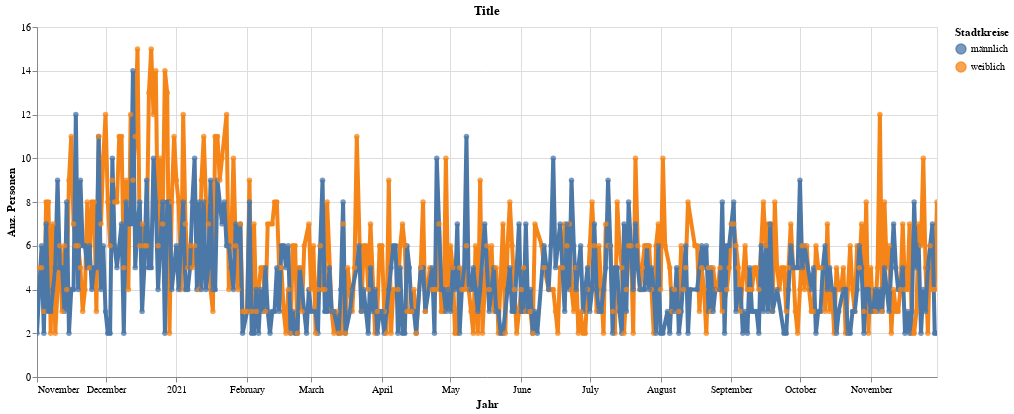

This figure's notebook cell:
### Code cell
highlight = alt.selection(type='single', on='mouseover',
                          fields=['KreisLang'], nearest=True)
#x='date:StichtagDatJahr',
base = alt.Chart(myAgg.reset_index().query('sum_WBev>1'), title="Title").encode(
    x=alt.X('GueltigAbDat', axis=alt.Axis(title='Jahr'))# , axis=alt.Axis(format='%', title='percentage')
    , y=alt.X('sum_WBev', axis=alt.Axis(title='Anz. Personen'))
    , color=alt.Color('SexLang', legend=alt.Legend(title="Stadtkreise", orient="right"))  
    ,tooltip=['GueltigAbDat', 'SexLang', 'sum_WBev']    
)
points = base.mark_circle().encode(
    opacity=alt.value(0.75)
).add_selection(
    highlight
).properties(
    width=900 , height=350
)
lines = base.mark_line().encode(
    size=alt.condition(~highlight, alt.value(0.5), alt.value(4))
).interactive()

lines + points

### Figure 1 — Vega-Lite specification as saved in the notebook (floating-point values rounded to 4 significant figures; data arrays with more than 128 entries replaced by an {"elided": "..."} marker saying what was removed)
{"config": {"view": {"continuousWidth": 400, "continuousHeight": 300}}, "layer": [{"mark": "line", "encoding": {"color": {"type": "nominal", "field": "SexLang", "legend": {"orient": "right", "title": "Stadtkreise"}}, "size": {"condition": {"value": 0.5, "selection": {"not": "selector041"}}, "value": 4}, "tooltip": [{"type": "temporal", "field": "GueltigAbDat"}, {"type": "nominal", "field": "SexLang"}, {"type": "quantitative", "field": "sum_WBev"}], "x": {"type": "temporal", "axis": {"title": "Jahr"}, "field": "GueltigAbDat"}, "y": {"type": "quantitative", "axis": {"title": "Anz. Personen"}, "field": "sum_WBev"}}, "selection": {"selector042": {"type": "interval", "bind": "scales", "encodings": ["x", "y"]}}, "title": "Title"}, {"mark": "circle", "encoding": {"color": {"type": "nominal", "field": "SexLang", "legend": {"orient": "right", "title": "Stadtkreise"}}, "opacity": {"value": 0.75}, "tooltip": [{"type": "temporal", "field": "GueltigAbDat"}, {"type": "nominal", "field": "SexLang"}, {"type": "quantitative", "field": "sum_WBev"}], "x": {"type": "temporal", "axis": {"title": "Jahr"}, "field": "GueltigAbDat"}, "y": {"type": "quantitative", "axis": {"title": "Anz. Personen"}, "field": "sum_WBev"}}, "height": 350, "selection": {"selector041": {"type": "single", "on": "mouseover", "fields": ["KreisLang"], "nearest": true}}, "title": "Title", "width": 900}], "data": {"name": "data-58697b24a58adb92d3389d9044644930"}, "$schema": "https://vega.github.io/schema/vega-lite/v4.8.1.json", "datasets": {"data-58697b24a58adb92d3389d9044644930": {"elided": "729 records"}}}
